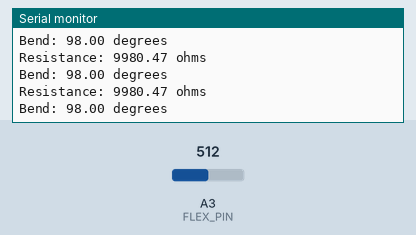
Recording of a sketch running on a simulated Arduino Uno, built with avr-gcc and run on an emulated ATmega328P. Parts: the last lines printed to the serial monitor. The inputs (shaded band) are chosen by the test bench; at power-on: A3 (FLEX_PIN) = 512.

Above: at 1.3 s.
1.4 s: A3 (FLEX_PIN) set to 0
At 1.82 s:
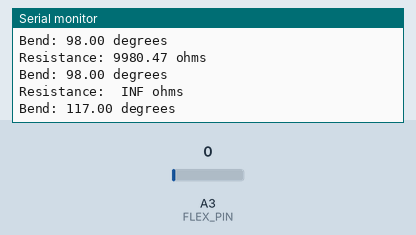
3.5 s: A3 (FLEX_PIN) set to 122
At 3.83 s:
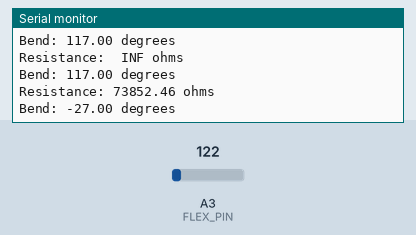
Timing chart, 0 to 6.5 s (numbered marks = the images above; inputs shaded):
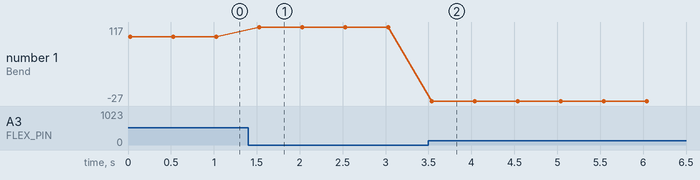

Measured:
- after the input at 1.4 s, the serial monitor: prints a new line after 0.10 s (image 1)
- after the input at 3.5 s, the serial monitor: prints a new line at once (image 2)
- plotted number 1: 98 → 117 after the input at 1.4 s, 117 → -27 after the input at 3.5 s

The sketch:

flex.ino
```cpp
//language:c
/******************************************************************************
Flex_Sensor_Example.ino
Example sketch for SparkFun's flex sensors
  (https://www.sparkfun.com/products/10264)
Jim Lindblom @ SparkFun Electronics
April 28, 2016

Create a voltage divider circuit combining a flex sensor with a 47k resistor.
- The resistor should connect from A0 to GND.
- The flex sensor should connect from A0 to 3.3V
As the resistance of the flex sensor increases (meaning it's being bent), the
voltage at A0 should decrease.

Development environment specifics:
Arduino 1.6.7
******************************************************************************/
const int FLEX_PIN = A3; // Pin connected to voltage divider output

// Measure the voltage at 5V and the actual resistance of your
// 47k resistor, and enter them below:
const float VCC = 4.98; // Measured voltage of Ardunio 5V line
const float R_DIV = 10000; // Measured resistance of 3.3k resistor

// Upload the code, then try to adjust these values to more
// accurately calculate bend degree.
const float STRAIGHT_RESISTANCE = 60000; // resistance when straight
const float BEND_RESISTANCE = 14200; // resistance at 90 deg
float ACC_ANGLE = 0;
int flex_final = 0;
int flex_prev = 0;

void setup()
{
  Serial.begin(9600);
  pinMode(FLEX_PIN, INPUT);
}

void loop()
{
  // Read the ADC, and calculate voltage and resistance from it
  int flexADC = analogRead(FLEX_PIN);
  float flexV = flexADC * VCC / 1023.0;
  float flexR = R_DIV * (VCC / flexV - 1.0);
 // flex_final = 0.5*flexADC + (1-0.5)*flex_prev;
  Serial.println("Resistance: " + String(flexR) + " ohms");

  // Use the calculated resistance to estimate the sensor's
  // bend angle:
  float angle = map(flexR,STRAIGHT_RESISTANCE, BEND_RESISTANCE,
                   0, 90.0);

  flex_prev = flexADC;

  Serial.println("Bend: " + String(angle) + " degrees" );
  Serial.println();

  delay(500);

}
```
